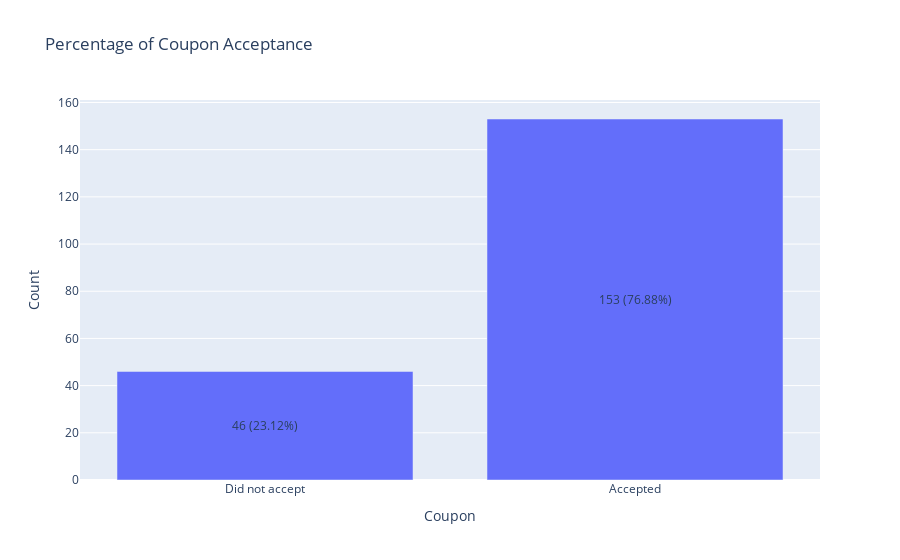

Here is the notebook cell this chart was saved with:
### Code cell
# Those who went to bars more than 3 times a month
bar_more3_list = ['4~8','gt8']
percentage_grapher(bar_data.query('Bar in @bar_more3_list'))

### Figure 1 — Plotly figure (JSON) as saved in the notebook; plotly's stock layout.template omitted (floating-point values rounded to 4 significant figures)
{"data": [{"alignmentgroup": "True", "hovertemplate": "Coupon=%{x}<br>Count=%{y}<extra></extra>", "legendgroup": "", "marker": {"color": "#636efa", "pattern": {"shape": ""}}, "name": "", "offsetgroup": "", "orientation": "v", "showlegend": false, "textposition": "auto", "type": "bar", "x": ["Did not accept", "Accepted"], "xaxis": "x", "y": [46, 153], "yaxis": "y"}], "layout": {"annotations": [{"showarrow": false, "text": "46 (23.12%)", "x": 0, "y": 23}, {"showarrow": false, "text": "153 (76.88%)", "x": 1, "y": 76.5}], "barmode": "relative", "legend": {"tracegroupgap": 0}, "title": {"text": "Percentage of Coupon Acceptance"}, "xaxis": {"anchor": "y", "domain": [0, 1], "title": {"text": "Coupon"}}, "yaxis": {"anchor": "x", "domain": [0, 1], "title": {"text": "Count"}}}}
